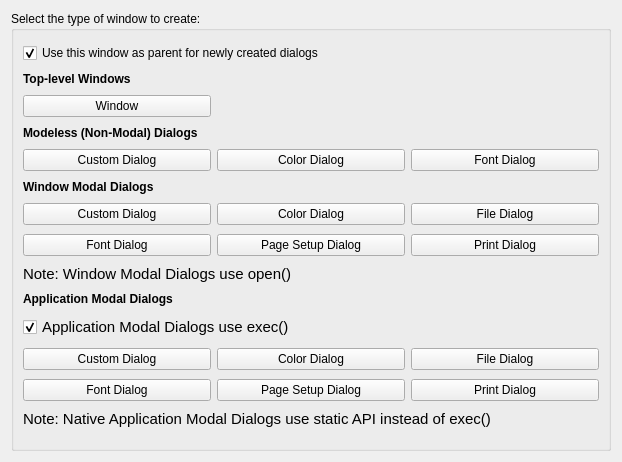
<?xml version="1.0" encoding="UTF-8"?>
<ui version="4.0">
 <class>Widget</class>
 <widget class="QWidget" name="Widget">
  <property name="geometry">
   <rect>
    <x>0</x>
    <y>0</y>
    <width>622</width>
    <height>462</height>
   </rect>
  </property>
  <property name="windowTitle">
   <string>Form</string>
  </property>
  <layout class="QVBoxLayout" name="verticalLayout">
   <item>
    <widget class="QGroupBox" name="groupBox">
     <property name="title">
      <string>Select the type of window to create:</string>
     </property>
     <layout class="QGridLayout" name="gridLayout">
      <item row="2" column="0" colspan="3">
       <widget class="QLabel" name="topLevelWindowsLabel">
        <property name="sizePolicy">
         <sizepolicy hsizetype="Preferred" vsizetype="Fixed">
          <horstretch>0</horstretch>
          <verstretch>0</verstretch>
         </sizepolicy>
        </property>
        <property name="font">
         <font>
          <weight>75</weight>
          <bold>true</bold>
         </font>
        </property>
        <property name="text">
         <string>Top-level Windows</string>
        </property>
       </widget>
      </item>
      <item row="15" column="0" colspan="3">
       <widget class="QLabel" name="applicationModalNoteLabel">
        <property name="sizePolicy">
         <sizepolicy hsizetype="Preferred" vsizetype="Fixed">
          <horstretch>0</horstretch>
          <verstretch>0</verstretch>
         </sizepolicy>
        </property>
        <property name="font">
         <font>
          <pointsize>11</pointsize>
         </font>
        </property>
        <property name="text">
         <string>Note: Native Application Modal Dialogs use static API instead of exec()</string>
        </property>
       </widget>
      </item>
      <item row="14" column="2">
       <widget class="QPushButton" name="applicationModalPrintDialogButton">
        <property name="text">
         <string>Print Dialog</string>
        </property>
       </widget>
      </item>
      <item row="3" column="0">
       <widget class="QPushButton" name="windowButton">
        <property name="text">
         <string>Window</string>
        </property>
       </widget>
      </item>
      <item row="13" column="1">
       <widget class="QPushButton" name="applicationModalColorDialogButton">
        <property name="text">
         <string>Color Dialog</string>
        </property>
       </widget>
      </item>
      <item row="9" column="0">
       <widget class="QPushButton" name="windowModalFontDialogButton">
        <property name="text">
         <string>Font Dialog</string>
        </property>
       </widget>
      </item>
      <item row="14" column="0">
       <widget class="QPushButton" name="applicationModalFontDialogButton">
        <property name="text">
         <string>Font Dialog</string>
        </property>
       </widget>
      </item>
      <item row="6" column="2">
       <widget class="QPushButton" name="modelessFontDialogButton">
        <property name="text">
         <string>Font Dialog</string>
        </property>
       </widget>
      </item>
      <item row="14" column="1">
       <widget class="QPushButton" name="applicationModalPageSetupDialogButton">
        <property name="text">
         <string>Page Setup Dialog</string>
        </property>
       </widget>
      </item>
      <item row="8" column="0">
       <widget class="QPushButton" name="windowModalCustomDialogButton">
        <property name="text">
         <string>Custom Dialog</string>
        </property>
       </widget>
      </item>
      <item row="9" column="1">
       <widget class="QPushButton" name="windowModalPageSetupDialogButton">
        <property name="text">
         <string>Page Setup Dialog</string>
        </property>
       </widget>
      </item>
      <item row="6" column="1">
       <widget class="QPushButton" name="modelessColorDialogButton">
        <property name="text">
         <string>Color Dialog</string>
        </property>
       </widget>
      </item>
      <item row="13" column="2">
       <widget class="QPushButton" name="applicationModalFileDialogButton">
        <property name="text">
         <string>File Dialog</string>
        </property>
       </widget>
      </item>
      <item row="7" column="0" colspan="3">
       <widget class="QLabel" name="windowModalDialogsLabel">
        <property name="sizePolicy">
         <sizepolicy hsizetype="Preferred" vsizetype="Fixed">
          <horstretch>0</horstretch>
          <verstretch>0</verstretch>
         </sizepolicy>
        </property>
        <property name="font">
         <font>
          <weight>75</weight>
          <bold>true</bold>
         </font>
        </property>
        <property name="text">
         <string>Window Modal Dialogs</string>
        </property>
       </widget>
      </item>
      <item row="5" column="0" colspan="3">
       <widget class="QLabel" name="modelessDialogsLabel">
        <property name="sizePolicy">
         <sizepolicy hsizetype="Preferred" vsizetype="Fixed">
          <horstretch>0</horstretch>
          <verstretch>0</verstretch>
         </sizepolicy>
        </property>
        <property name="font">
         <font>
          <weight>75</weight>
          <bold>true</bold>
         </font>
        </property>
        <property name="text">
         <string>Modeless (Non-Modal) Dialogs</string>
        </property>
       </widget>
      </item>
      <item row="11" column="0" colspan="2">
       <widget class="QLabel" name="applicationModalDialogsLabel">
        <property name="sizePolicy">
         <sizepolicy hsizetype="Preferred" vsizetype="Fixed">
          <horstretch>0</horstretch>
          <verstretch>0</verstretch>
         </sizepolicy>
        </property>
        <property name="font">
         <font>
          <weight>75</weight>
          <bold>true</bold>
         </font>
        </property>
        <property name="text">
         <string>Application Modal Dialogs</string>
        </property>
       </widget>
      </item>
      <item row="9" column="2">
       <widget class="QPushButton" name="windowModalPrintDialogButton">
        <property name="text">
         <string>Print Dialog</string>
        </property>
       </widget>
      </item>
      <item row="10" column="0" colspan="3">
       <widget class="QLabel" name="windowModalNoteLabel">
        <property name="sizePolicy">
         <sizepolicy hsizetype="Preferred" vsizetype="Fixed">
          <horstretch>0</horstretch>
          <verstretch>0</verstretch>
         </sizepolicy>
        </property>
        <property name="font">
         <font>
          <pointsize>11</pointsize>
         </font>
        </property>
        <property name="text">
         <string>Note: Window Modal Dialogs use open()</string>
        </property>
       </widget>
      </item>
      <item row="8" column="1">
       <widget class="QPushButton" name="windowModalColorDialogButton">
        <property name="text">
         <string>Color Dialog</string>
        </property>
       </widget>
      </item>
      <item row="12" column="0" colspan="3">
       <widget class="QCheckBox" name="applicationModalUseExecCheckBox">
        <property name="font">
         <font>
          <pointsize>11</pointsize>
         </font>
        </property>
        <property name="text">
         <string>Application Modal Dialogs use exec()</string>
        </property>
        <property name="checked">
         <bool>true</bool>
        </property>
       </widget>
      </item>
      <item row="8" column="2">
       <widget class="QPushButton" name="windowModalFileDialogButton">
        <property name="text">
         <string>File Dialog</string>
        </property>
       </widget>
      </item>
      <item row="13" column="0">
       <widget class="QPushButton" name="applicationModalCustomDialogButton">
        <property name="text">
         <string>Custom Dialog</string>
        </property>
       </widget>
      </item>
      <item row="6" column="0">
       <widget class="QPushButton" name="modelessCustomDialogButton">
        <property name="text">
         <string>Custom Dialog</string>
        </property>
       </widget>
      </item>
      <item row="1" column="0" colspan="3">
       <widget class="QCheckBox" name="useThisAsParentCheckBox">
        <property name="text">
         <string>Use this window as parent for newly created dialogs</string>
        </property>
        <property name="checked">
         <bool>true</bool>
        </property>
       </widget>
      </item>
     </layout>
    </widget>
   </item>
  </layout>
 </widget>
 <resources/>
 <connections/>
</ui>
